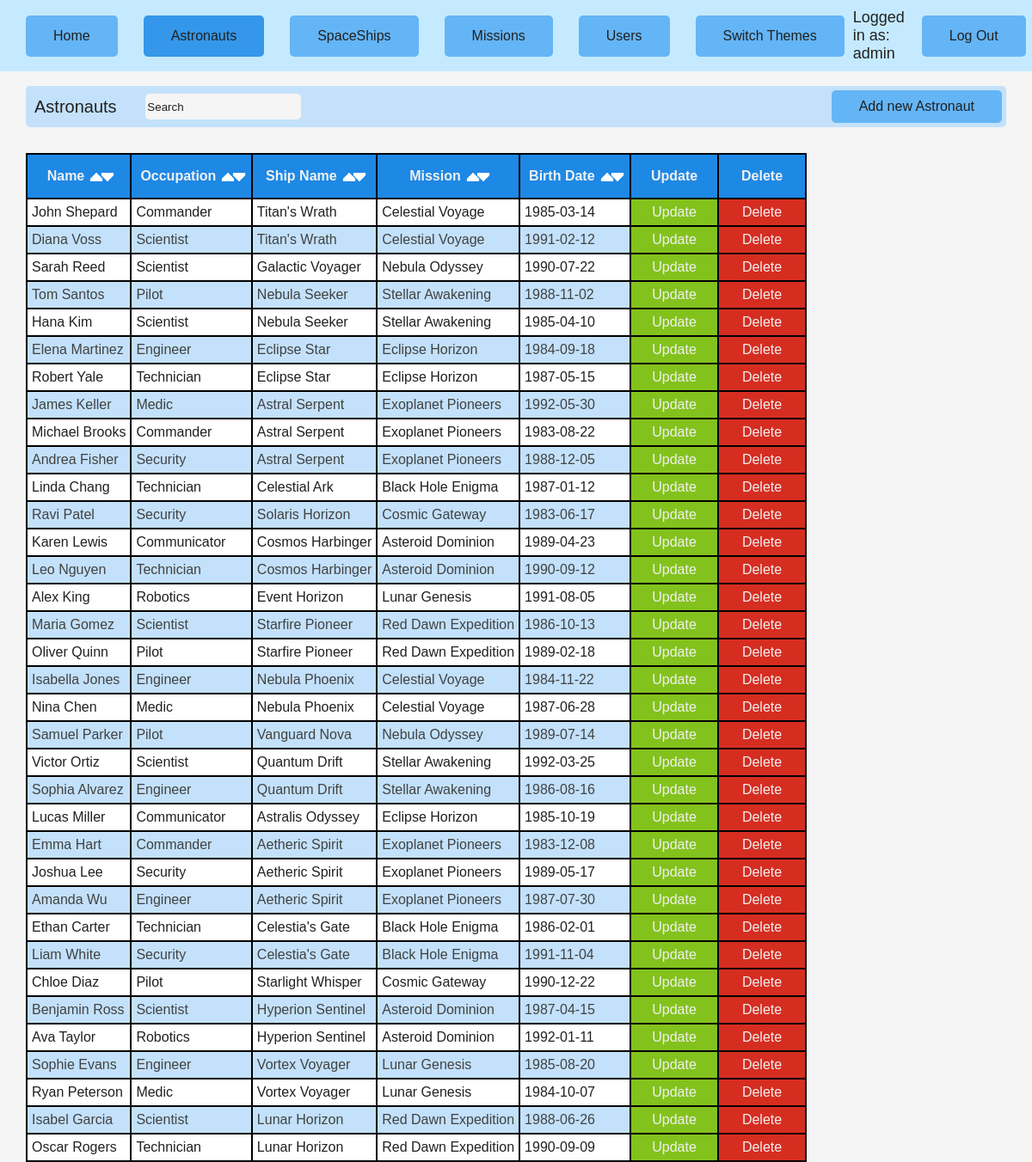
The app's page /php/astronauts.php (signed in) with its own data.
### tables this page shows
CREATE TABLE IF NOT EXISTS `astronauts` (
  `id` INT(10) UNSIGNED NOT NULL AUTO_INCREMENT,
  `first_name` VARCHAR(45) NOT NULL,
  `last_name` VARCHAR(45) NOT NULL,
  `occupation` ENUM('commander', 'engineer', 'scientist', 'pilot', 'medic', 'technician', 'security', 'communicator', 'robotics') NOT NULL,
  `birth_date` DATE NOT NULL,
  `spaceships_id` INT(10) UNSIGNED NULL DEFAULT NULL,
  PRIMARY KEY (`id`),
  INDEX `fk_astronauts_spaceships_idx` (`spaceships_id`),
  CONSTRAINT `fk_astronauts_spaceships`
    FOREIGN KEY (`spaceships_id`)
    REFERENCES `spaceships` (`id`)
    ON DELETE NO ACTION
    ON UPDATE NO ACTION);

CREATE TABLE IF NOT EXISTS `spaceships` (
  `id` INT(10) UNSIGNED NOT NULL AUTO_INCREMENT,
  `name` VARCHAR(45) NOT NULL,
  `type` ENUM('scout', 'exploration', 'transport', 'dreadnaught', 'research', 'colony', 'resupply', 'mining') NOT NULL,
  `missions_id` INT(10) UNSIGNED NULL DEFAULT NULL,
  `description` VARCHAR(200) NULL DEFAULT NULL,
  PRIMARY KEY (`id`),
  UNIQUE INDEX `name_UNIQUE` (`name`),
  INDEX `fk_spaceships_missions1_idx` (`missions_id`),
  CONSTRAINT `fk_spaceships_missions1`
    FOREIGN KEY (`missions_id`)
    REFERENCES `missions` (`id`)
    ON DELETE NO ACTION
    ON UPDATE NO ACTION);

CREATE TABLE IF NOT EXISTS `missions` (
  `id` INT(10) UNSIGNED NOT NULL AUTO_INCREMENT,
  `title` VARCHAR(45) NOT NULL,
  `description` VARCHAR(200) NULL DEFAULT NULL,
  `start_date` DATE NOT NULL,
  `end_date` DATE NULL DEFAULT NULL,
  `status` ENUM('planned', 'in_progress', 'completed', 'cancelled') NULL DEFAULT 'planned',
  `launch_location` VARCHAR(200) NULL DEFAULT NULL,
  `destination` VARCHAR(200) NULL DEFAULT NULL,
  `image_url` VARCHAR(200) NULL DEFAULT NULL,
  PRIMARY KEY (`id`));

### php/astronauts.php (the view, shortened to what this page needs)
<?php
require_once "db.php";
?>
<!DOCTYPE html>
<html lang="hu">
<head>
    <link rel="stylesheet" href="../css/<?=$_SESSION["theme"]?>_theme.css">
</head>
<body>
    <?php include "navbar.php"; ?>
    <div class="topbar">Astronauts
        <div class="search-input">
            <input type="text" id="searchInput" placeholder="Search">
        </div>
        <div class="right">
            <a href="astronauts_update.php" class="button">Add new Astronaut</a>
        </div>
    </div>
    <table>
        <tr>
            <th>
                <div class="th-content">
                    <div>Name</div>
                    <div class="button-container">
                        <img class="button" onclick="sortTable(0, 'up')" src="../resources/images/up_arrow_white.png" alt="up_arrow_white.png">
                        <img class="button" onclick="sortTable(0, 'down')" src="../resources/images/down_arrow_white.png" alt="down_arrow_white.png">
                    </div>
                </div>
            </th>
            <th>
                <div class="th-content">
                    <div>Occupation</div>
                    <div class="button-container">
                        <img class="button" onclick="sortTable(1, 'up')" src="../resources/images/up_arrow_white.png" alt="up_arrow_white.png">
                        <img class="button" onclick="sortTable(1, 'down')" src="../resources/images/down_arrow_white.png" alt="down_arrow_white.png">
                    </div>
                </div>
            </th>
            <th>
                <div class="th-content">
                    <div>Ship Name</div>
                    <div class="button-container">
                        <img class="button" onclick="sortTable(2, 'up')" src="../resources/images/up_arrow_white.png" alt="up_arrow_white.png">
                        <img class="button" onclick="sortTable(2, 'down')" src="../resources/images/down_arrow_white.png" alt="down_arrow_white.png">
                    </div>
                </div>
            </th>
            <th>
                <div class="th-content">
                    <div>Mission</div>
                    <div class="button-container">
                        <img class="button" onclick="sortTable(3, 'up')" src="../resources/images/up_arrow_white.png" alt="up_arrow_white.png">
                        <img class="button" onclick="sortTable(3, 'down')" src="../resources/images/down_arrow_white.png" alt="down_arrow_white.png">
                    </div>
                </div>
            </th>
            <th>
                <div class="th-content">
                    <div>Birth Date</div>
                    <div class="button-container">
                        <img class="button" onclick="sortTable(4, 'up')" src="../resources/images/up_arrow_white.png" alt="up_arrow_white.png">
                        <img class="button" onclick="sortTable(4, 'down')" src="../resources/images/down_arrow_white.png" alt="down_arrow_white.png">
                    </div>
                </div>
            </th>
            <?php if (isset($_SESSION['user']) && in_array($_SESSION['user']['access_level'], ['moderator', 'admin'])): ?>
            <th>Update</th>
            <th>Delete</th>
            <?php endif; ?>
        </tr>
        <?php
        $query = $db->query("
            SELECT
                astronauts.id AS astronaut_id,
                astronauts.first_name,
                astronauts.last_name,
                astronauts.occupation,
                astronauts.birth_date,
                spaceships.name AS spaceship_name,
                missions.title AS mission_title
            FROM astronauts
            LEFT JOIN spaceships ON astronauts.spaceships_id = spaceships.id
            LEFT JOIN missions ON spaceships.missions_id = missions.id
        ");
        while ($row = $query->fetchObject()):
        ?>
        <tr>
            <td><?= htmlspecialchars($row->first_name) ?> <?= htmlspecialchars($row->last_name) ?></td>
            <td><?= htmlspecialchars(ucfirst($row->occupation)) ?></td>
            <td><?= htmlspecialchars($row->spaceship_name ?? "") ?></td>
            <td><?= htmlspecialchars($row->mission_title ?? "") ?></td>
            <td><?= htmlspecialchars($row->birth_date) ?></td>
            <?php if (isset($_SESSION['user']) && in_array($_SESSION['user']['access_level'], ['moderator', 'admin'])): ?>
            <td class="td-button">
                <a class="button-update" href="astronauts_update.php?id=<?= $row->astronaut_id ?>">Update</a>
            </td>
            <td class="td-button">
                <a class="button-delete" href="delete_entry.php?id=<?= $row->astronaut_id ?>">Delete</a>
            </td>
            <?php endif; ?>
        </tr>
        <?php endwhile; ?>
    </table>
</body>
</html>

### css/light_theme.css (style rules this page uses)
body { font-family: Arial, Helvetica, sans-serif; background-color: #f5f5f5; color: #212121; margin: 0%; }
table { background-color: black; margin-left: 30px; margin-top: 30px; border-spacing: 2px; }
th { background-color: #1e88e5; color: #f0f0f0; height: 50px; padding-left: 10px; padding-right: 10px; }
th .button { cursor: pointer; }
th .th-content { display: flex; align-items: center; justify-content: center; }
.button-container { margin-left: 10px; margin-top: auto; margin-bottom: auto; }
.button-container img.button { background-color: rgba(0, 0, 0, 0); margin: -4px; padding: 0%; width: 16px; height: 16px; }
td { text-align: left; height: 30px; padding-left: 5px; padding-right: 5px; }
td a { padding: 0; display: flex; margin: 0; height: 100%; width: 100; justify-content: center; align-items: center; text-decoration: none; }
td.td-button { padding: 0; }
tr { padding: 0%; }
tr:nth-child(even) { background-color: #ffffff; }
tr:nth-child(odd) { background-color: #c3e1fa; color: #424242; }
.button { border: none; color: #202020; padding: 15px 32px; text-align: center; text-decoration: none; display: inline-block; font-size: 16px; background-color: #64b5f6; cursor: pointer; border-radius: 5px; }
.right { font-size: large; display: inline-flex; justify-content: flex-end; width: 100%; }
.topbar { display: flex; align-items: center; justify-content: space-between; margin: 30px; padding-left: 10px; padding-right: 5px; padding-top: 5px; padding-bottom: 5px; color: #212121; background-color: #c3e1fa; font-size: 20; white-space: nowrap; border-radius: 5px; }
.topbar .button { padding-top: 10px; padding-bottom: 10px; }
.button-update { background-color: rgb(131, 194, 29); color: #f0f0f0; }
.button-delete { background-color: rgb(214, 45, 33); color: #f0f0f0; }
#searchInput { background-color: #f5f5f5; color: #212121; border-radius: 5px; height: 30px; border: none; }
#searchInput::placeholder { color: #212121; opacity: 1; }

### records on screen
astronauts: first_name "John", last_name "Shepard", occupation "Commander", spaceships.name "Titan's Wrath", missions.title "Celestial Voyage", birth_date "1985-03-14"
astronauts: first_name "Diana", last_name "Voss", occupation "Scientist", spaceships.name "Titan's Wrath", missions.title "Celestial Voyage", birth_date "1991-02-12"
astronauts: first_name "Sarah", last_name "Reed", occupation "Scientist", spaceships.name "Galactic Voyager", missions.title "Nebula Odyssey", birth_date "1990-07-22"
astronauts: first_name "Tom", last_name "Santos", occupation "Pilot", spaceships.name "Nebula Seeker", missions.title "Stellar Awakening", birth_date "1988-11-02"
astronauts: first_name "Hana", last_name "Kim", occupation "Scientist", spaceships.name "Nebula Seeker", missions.title "Stellar Awakening", birth_date "1985-04-10"
astronauts: first_name "Elena", last_name "Martinez", occupation "Engineer", spaceships.name "Eclipse Star", missions.title "Eclipse Horizon", birth_date "1984-09-18"
astronauts: first_name "Robert", last_name "Yale", occupation "Technician", spaceships.name "Eclipse Star", missions.title "Eclipse Horizon", birth_date "1987-05-15"
astronauts: first_name "James", last_name "Keller", occupation "Medic", spaceships.name "Astral Serpent", missions.title "Exoplanet Pioneers", birth_date "1992-05-30"
astronauts: first_name "Michael", last_name "Brooks", occupation "Commander", spaceships.name "Astral Serpent", missions.title "Exoplanet Pioneers", birth_date "1983-08-22"
astronauts: first_name "Andrea", last_name "Fisher", occupation "Security", spaceships.name "Astral Serpent", missions.title "Exoplanet Pioneers", birth_date "1988-12-05"
astronauts: first_name "Linda", last_name "Chang", occupation "Technician", spaceships.name "Celestial Ark", missions.title "Black Hole Enigma", birth_date "1987-01-12"
astronauts: first_name "Ravi", last_name "Patel", occupation "Security", spaceships.name "Solaris Horizon", missions.title "Cosmic Gateway", birth_date "1983-06-17"
astronauts: first_name "Karen", last_name "Lewis", occupation "Communicator", spaceships.name "Cosmos Harbinger", missions.title "Asteroid Dominion", birth_date "1989-04-23"
astronauts: first_name "Leo", last_name "Nguyen", occupation "Technician", spaceships.name "Cosmos Harbinger", missions.title "Asteroid Dominion", birth_date "1990-09-12"
astronauts: first_name "Alex", last_name "King", occupation "Robotics", spaceships.name "Event Horizon", missions.title "Lunar Genesis", birth_date "1991-08-05"
astronauts: first_name "Maria", last_name "Gomez", occupation "Scientist", spaceships.name "Starfire Pioneer", missions.title "Red Dawn Expedition", birth_date "1986-10-13"
astronauts: first_name "Oliver", last_name "Quinn", occupation "Pilot", spaceships.name "Starfire Pioneer", missions.title "Red Dawn Expedition", birth_date "1989-02-18"
astronauts: first_name "Isabella", last_name "Jones", occupation "Engineer", spaceships.name "Nebula Phoenix", missions.title "Celestial Voyage", birth_date "1984-11-22"
astronauts: first_name "Nina", last_name "Chen", occupation "Medic", spaceships.name "Nebula Phoenix", missions.title "Celestial Voyage", birth_date "1987-06-28"
astronauts: first_name "Samuel", last_name "Parker", occupation "Pilot", spaceships.name "Vanguard Nova", missions.title "Nebula Odyssey", birth_date "1989-07-14"
astronauts: first_name "Victor", last_name "Ortiz", occupation "Scientist", spaceships.name "Quantum Drift", missions.title "Stellar Awakening", birth_date "1992-03-25"
astronauts: first_name "Sophia", last_name "Alvarez", occupation "Engineer", spaceships.name "Quantum Drift", missions.title "Stellar Awakening", birth_date "1986-08-16"
astronauts: first_name "Lucas", last_name "Miller", occupation "Communicator", spaceships.name "Astralis Odyssey", missions.title "Eclipse Horizon", birth_date "1985-10-19"
astronauts: first_name "Emma", last_name "Hart", occupation "Commander", spaceships.name "Aetheric Spirit", missions.title "Exoplanet Pioneers", birth_date "1983-12-08"
astronauts: first_name "Joshua", last_name "Lee", occupation "Security", spaceships.name "Aetheric Spirit", missions.title "Exoplanet Pioneers", birth_date "1989-05-17"
astronauts: first_name "Amanda", last_name "Wu", occupation "Engineer", spaceships.name "Aetheric Spirit", missions.title "Exoplanet Pioneers", birth_date "1987-07-30"
astronauts: first_name "Ethan", last_name "Carter", occupation "Technician", spaceships.name "Celestia's Gate", missions.title "Black Hole Enigma", birth_date "1986-02-01"
astronauts: first_name "Liam", last_name "White", occupation "Security", spaceships.name "Celestia's Gate", missions.title "Black Hole Enigma", birth_date "1991-11-04"
astronauts: first_name "Chloe", last_name "Diaz", occupation "Pilot", spaceships.name "Starlight Whisper", missions.title "Cosmic Gateway", birth_date "1990-12-22"
astronauts: first_name "Benjamin", last_name "Ross", occupation "Scientist", spaceships.name "Hyperion Sentinel", missions.title "Asteroid Dominion", birth_date "1987-04-15"
astronauts: first_name "Ava", last_name "Taylor", occupation "Robotics", spaceships.name "Hyperion Sentinel", missions.title "Asteroid Dominion", birth_date "1992-01-11"
astronauts: first_name "Sophie", last_name "Evans", occupation "Engineer", spaceships.name "Vortex Voyager", missions.title "Lunar Genesis", birth_date "1985-08-20"
astronauts: first_name "Ryan", last_name "Peterson", occupation "Medic", spaceships.name "Vortex Voyager", missions.title "Lunar Genesis", birth_date "1984-10-07"
astronauts: first_name "Isabel", last_name "Garcia", occupation "Scientist", spaceships.name "Lunar Horizon", missions.title "Red Dawn Expedition", birth_date "1988-06-26"
astronauts: first_name "Oscar", last_name "Rogers", occupation "Technician", spaceships.name "Lunar Horizon", missions.title "Red Dawn Expedition", birth_date "1990-09-09"

### other values on screen
$title "Home"
$title "Astronauts"
$title "SpaceShips"
$title "Missions"
$title "Users"
$title "Switch Themes"
$_SESSION['user']['username'] "admin"
